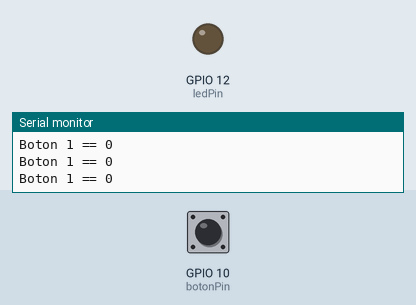
Recording of a sketch running on a simulated ESP8266 (NodeMCU). Shown: output pins drawn as LEDs (lit = HIGH), the last lines printed to the serial monitor. Inputs (shaded band) come from the test bench; at power-on: GPIO 10 (botonPin) HIGH. WiFi joins after 1.5 s; servers stay silent unless stated.

Above: at 2.7 s.
2.8 s: GPIO 10 (botonPin) pulled LOW for 0.15 s
At 2.92 s:
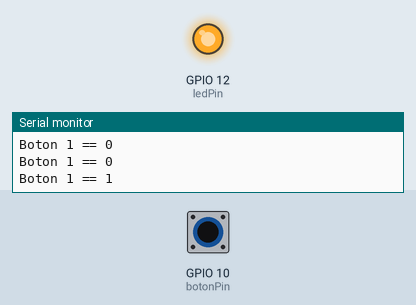
4.5 s: GPIO 10 (botonPin) pulled LOW for 3.2 s
At 9.1 s:
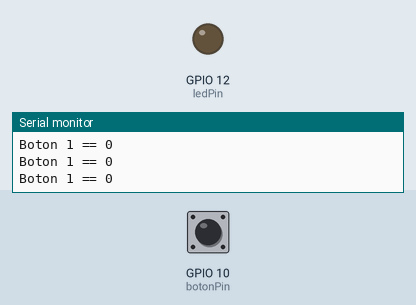
Timing chart, 0 to 10.6 s (numbered marks = the images above; inputs shaded):
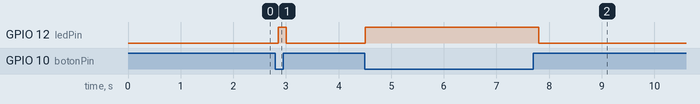

The sketch:

botonYLed.ino
```cpp
#include <ESP8266WiFi.h>
#include <FirebaseArduino.h>
#define FIREBASE_HOST "reto-2-semana-i.firebaseio.com"
#define FIREBASE_AUTH "jlxVNTxKAmwMtP1lcQMGzXnkjJuZtpohEcezGxvm"
#define WIFI_SSID "Tec-IoT"
#define WIFI_PASSWORD "spotless.magnetic.bridge"

int ledPin = 12;
int botonPin = 10;
void setup() {
  Serial.begin(9600);
  pinMode(botonPin, INPUT_PULLUP);
  pinMode(ledPin, OUTPUT);

  WiFi.begin(WIFI_SSID,WIFI_PASSWORD);
  while(WiFi.status() != WL_CONNECTED){
    delay(500);
    Serial.print(".");
  }
  Serial.print("");
  Serial.print("Wifi Connected");
  Firebase.begin(FIREBASE_HOST,FIREBASE_AUTH);

}

void loop() {
  if(digitalRead(botonPin) == 0){
    Serial.println("Boton 1 == 1");
      digitalWrite(ledPin, HIGH);
      Firebase.setInt("Led",1);
  }else{
    Serial.println("Boton 1 == 0");
    digitalWrite(ledPin, LOW);
    Firebase.setInt("Led",0);
  }

}
```

Measured:
- after the input at 2.8 s, GPIO 12 (ledPin): LOW → HIGH after 0.05 s, → LOW 0.15 s later
- after the input at 4.5 s, GPIO 12 (ledPin): LOW → HIGH at once, → LOW 3.3 s later
